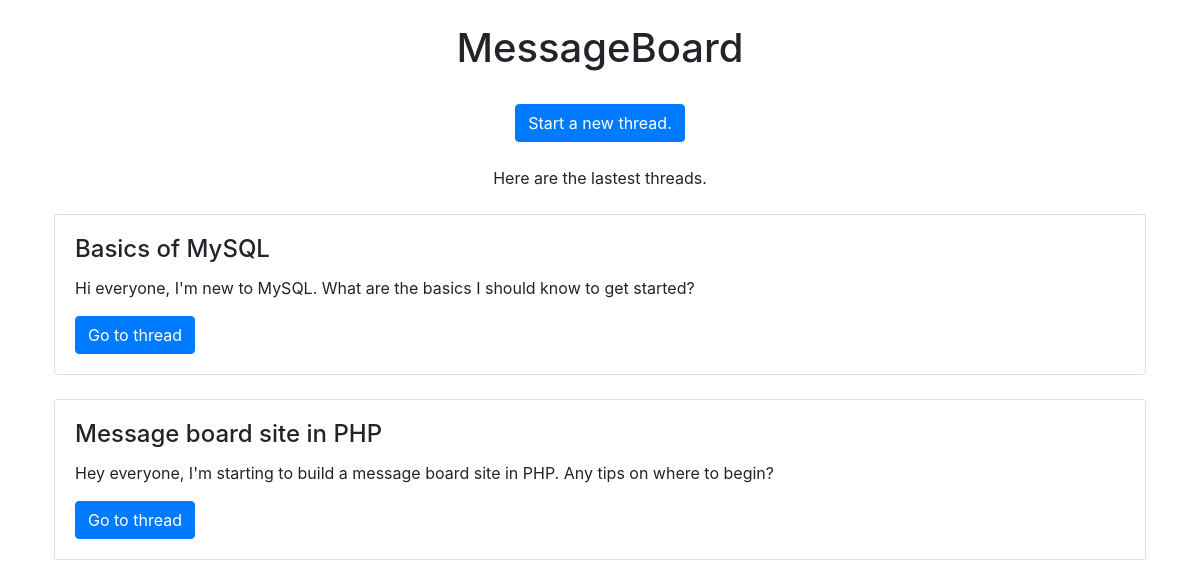
The page / on the database its author committed.
### tables this page shows
CREATE TABLE `threads` (
  `id` int(11) NOT NULL,
  `username` varchar(60) NOT NULL DEFAULT 'Anon',
  `title` varchar(255) NOT NULL,
  `body` text NOT NULL,
  `created` timestamp NOT NULL DEFAULT current_timestamp(),
  `updated` timestamp NOT NULL DEFAULT current_timestamp(),
  `is_expired` tinyint(1) NOT NULL DEFAULT 0
);

### index.php (the view, shortened to what this page needs)
<?php include 'connection.php' ?>
<!DOCTYPE html>
<html lang="en">
<head>
	<link rel="stylesheet" href="./css/main.css">
	<link rel="stylesheet" href="./css/bootstrap.min.css">
</head>
<body>
	<div class="container text-center p-4">
		<h1>MessageBoard</h1>
		<br>
		<a href="create_thread.php"><button class="btn btn-primary">Start a new thread.</button></a>
		<br><br>
		<p>Here are the lastest threads.</p>
		<?php
			$query = "SELECT id, title, body, updated FROM threads ORDER BY updated DESC";
			$result = mysqli_query($con, $query);
			while ($row = mysqli_fetch_assoc($result)) {
				$id = $row["id"];
				$title = $row['title'];
				$body = substr($row['body'],0,100);
				echo "
					<div class='card my-4'>
						<div class='card-body text-left'>
							<h4 class='card-title'>{$title}</h4>
							<p class='card-text'>{$body}</p>
							<a href='thread.php?id={$id}' class='btn btn-primary'>Go to thread</a>
						</div>
					</div>
				";
			}
		?>
	</div>
</body>
</html>

### css/main.css (style rules this page uses)
html, body { min-height: 100%; height: 100%; box-sizing: border-box; margin: 0; padding: 0; }

### rows shown on the page
threads: title "Basics of MySQL", body "Hi everyone, I'm new to MySQL. What are the basics I should know to get started?"
threads: title "Message board site in PHP", body "Hey everyone, I'm starting to build a message board site in PHP. Any tips on where to begin?"
